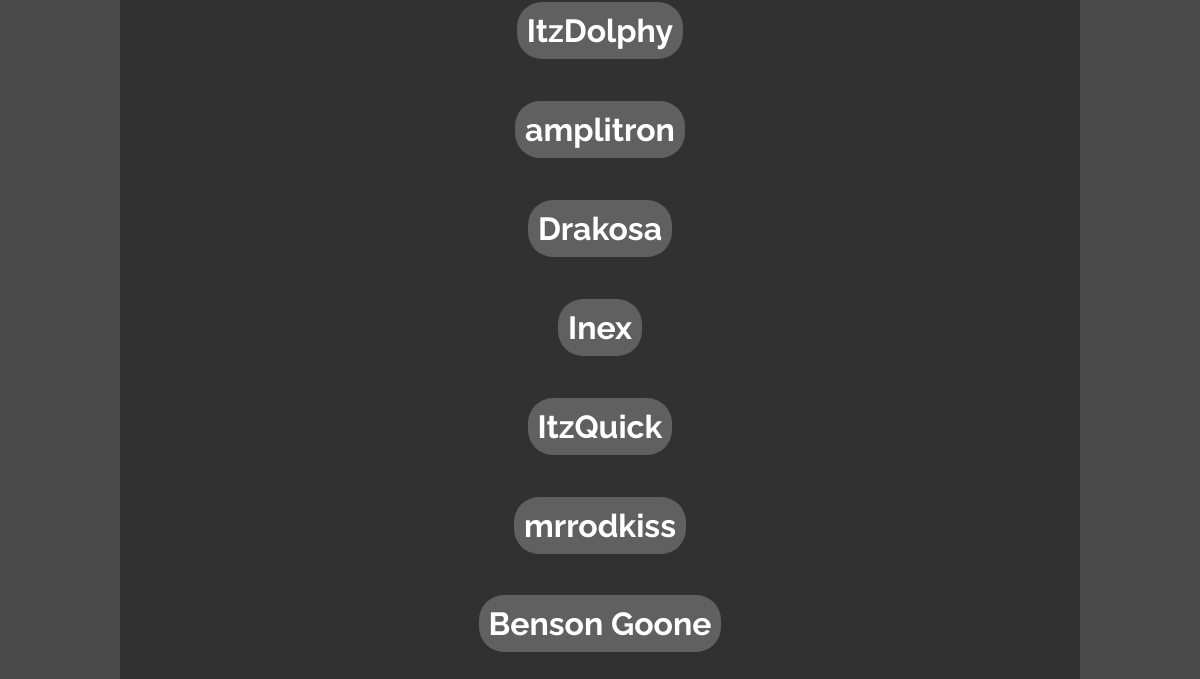
Page /adminmanaging/add (signed in, lower part) on the earlier database version.
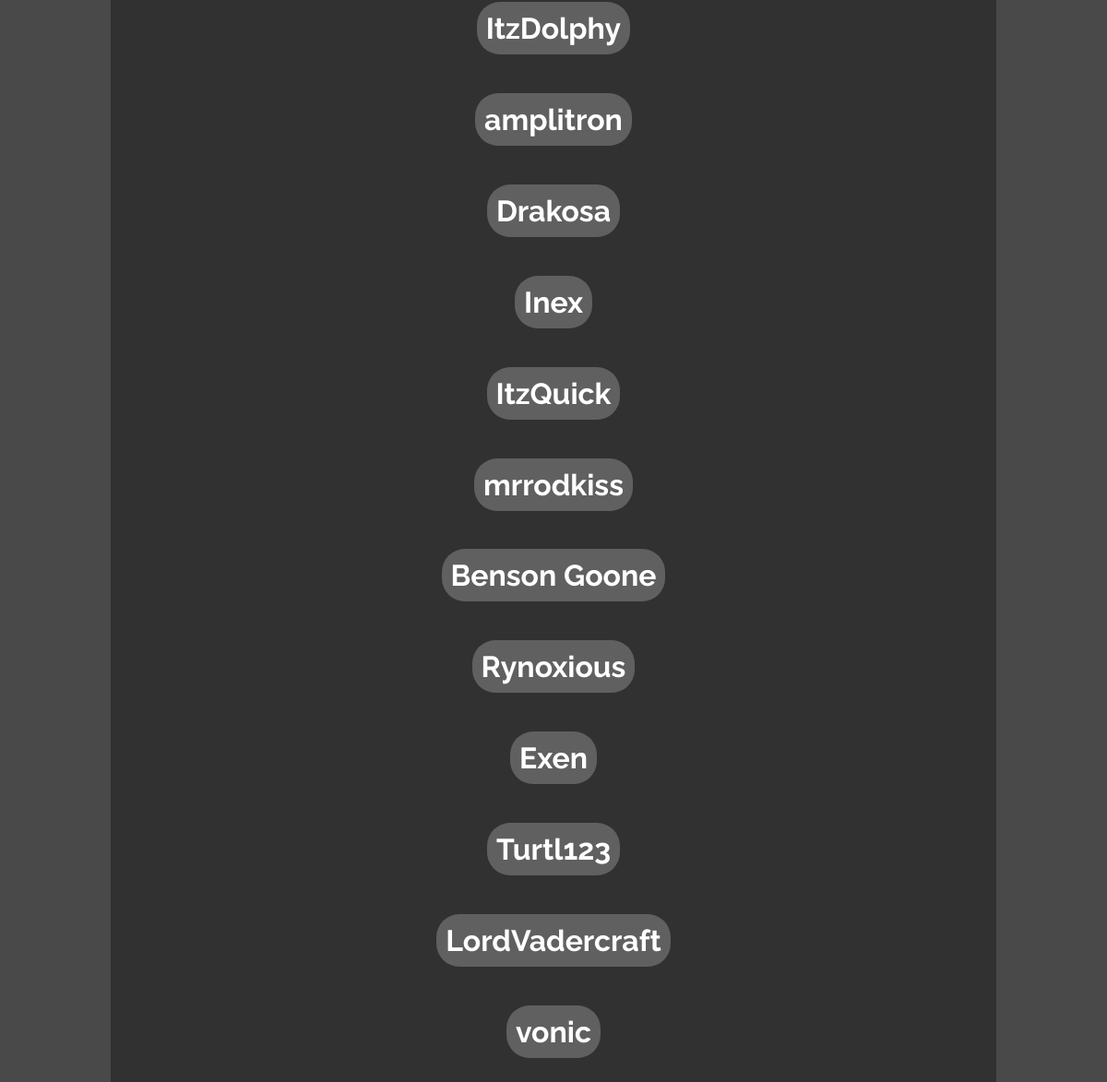
Same page on the later database version.
### app.py (models this page shows)
class Base(DeclarativeBase):
    pass

class Users(Base):
    __tablename__ = "users"
    id: Mapped[int] = mapped_column(primary_key=True)
    name: Mapped[str] = mapped_column(String())
    points: Mapped[int] = mapped_column(Integer())
    password_hash: Mapped[str] = mapped_column(String())
    admin_rank_id: Mapped[int] = mapped_column(ForeignKey("admin_ranks.id"))
    admin_rank: Mapped["AdminRanks"] = relationship(
        back_populates="children",)
    user_completions: Mapped[list["Completions"]] = relationship(
        back_populates="player")

### app.py (the view)
@app.route("/adminmanaging/add", methods=["GET", "POST"])
def adminaddpage():
    if not IsOwner():
        return AdminPageReject()
    nameFilter = request.form.get("filter")
    if not nameFilter:
        nameFilter = ""
    users = db.session.execute(
        select(Users).where(
            Users.admin_rank_id == 1).where(
                Users.name.contains(nameFilter))).scalars()
    return render_template(
        "adminadd.html",
        users=users,
        title="Add an Admin",
        back="/adminmanaging"
    )

### app.py (called while the page is built)
def GetUser():
    if "user" in session:
        userID = session.get("user")
        if IsLoggedIn():
            return db.session.execute(
                select(Users).where(Users.id == userID)).scalar_one_or_none()
        else:
            return False
    else:
        return False

def IsLoggedIn():
    if "loggedin" in session:
        return session.get("loggedin")
    else:
        return False

def IsOwner():
    if IsLoggedIn():
        if db.session().execute(
            select(Users.admin_rank_id).where(
                Users.id == GetUser().id)).scalar() == 3:
            return True
    else:
        return False

### templates/adminadd.html (shortened to what this page needs)
{% extends "layout.html" %}
{% block content %}
{% for user in users %}
<br>
<h1><a class="generic-button" href="/adminmanaging/add/{{user.id}}">{{user.name}}</a></h1>
{% endfor %}
{% endblock %}

Differences in the rows shown:
added Users: name "Rynoxious"
added Users: name "Exen"
added Users: name "Turtl123"
added Users: name "LordVadercraft"
added Users: name "vonic"
